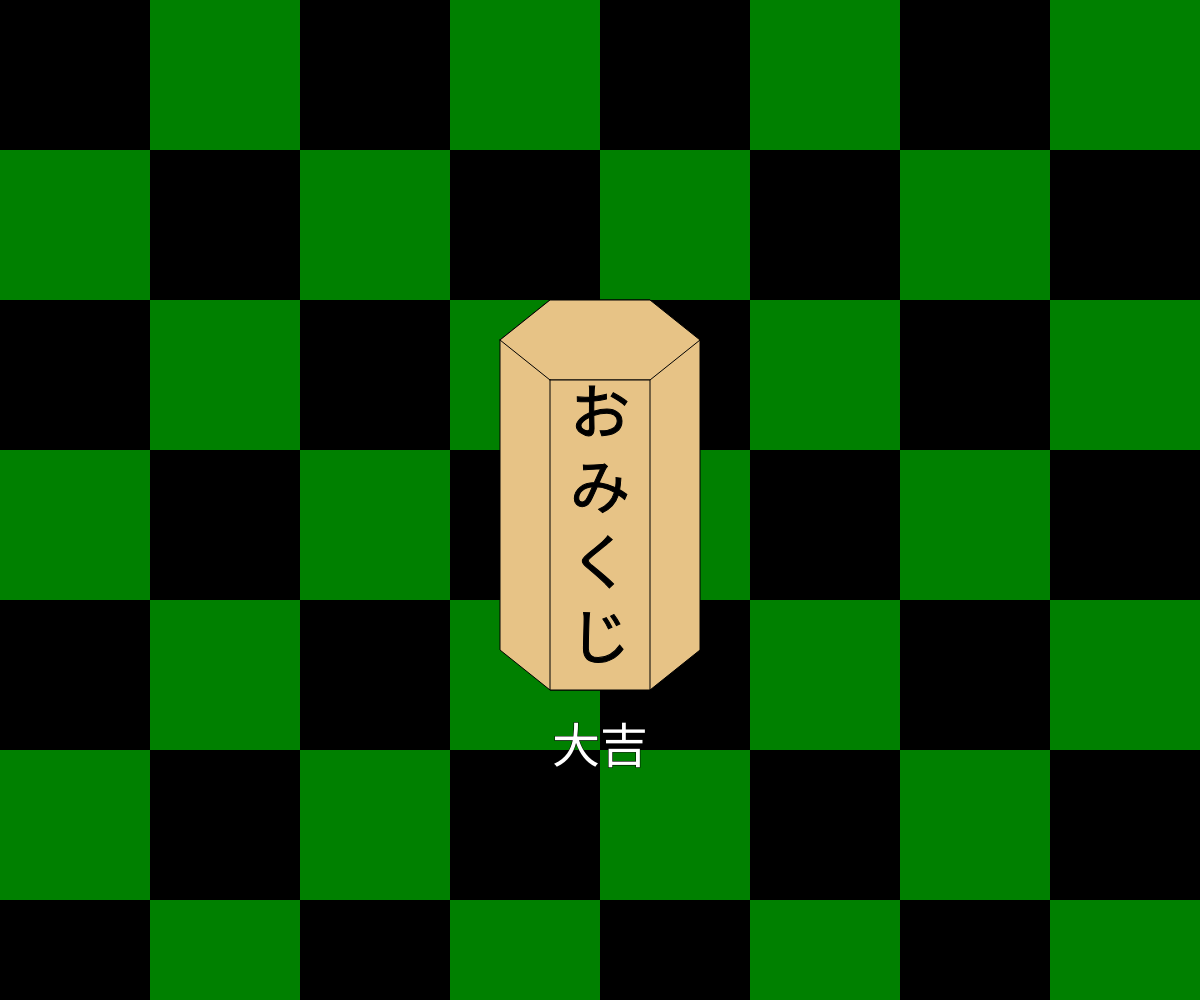
Frame 1 (no input)
Frame 60 (no input): identical to frame 1, image omitted
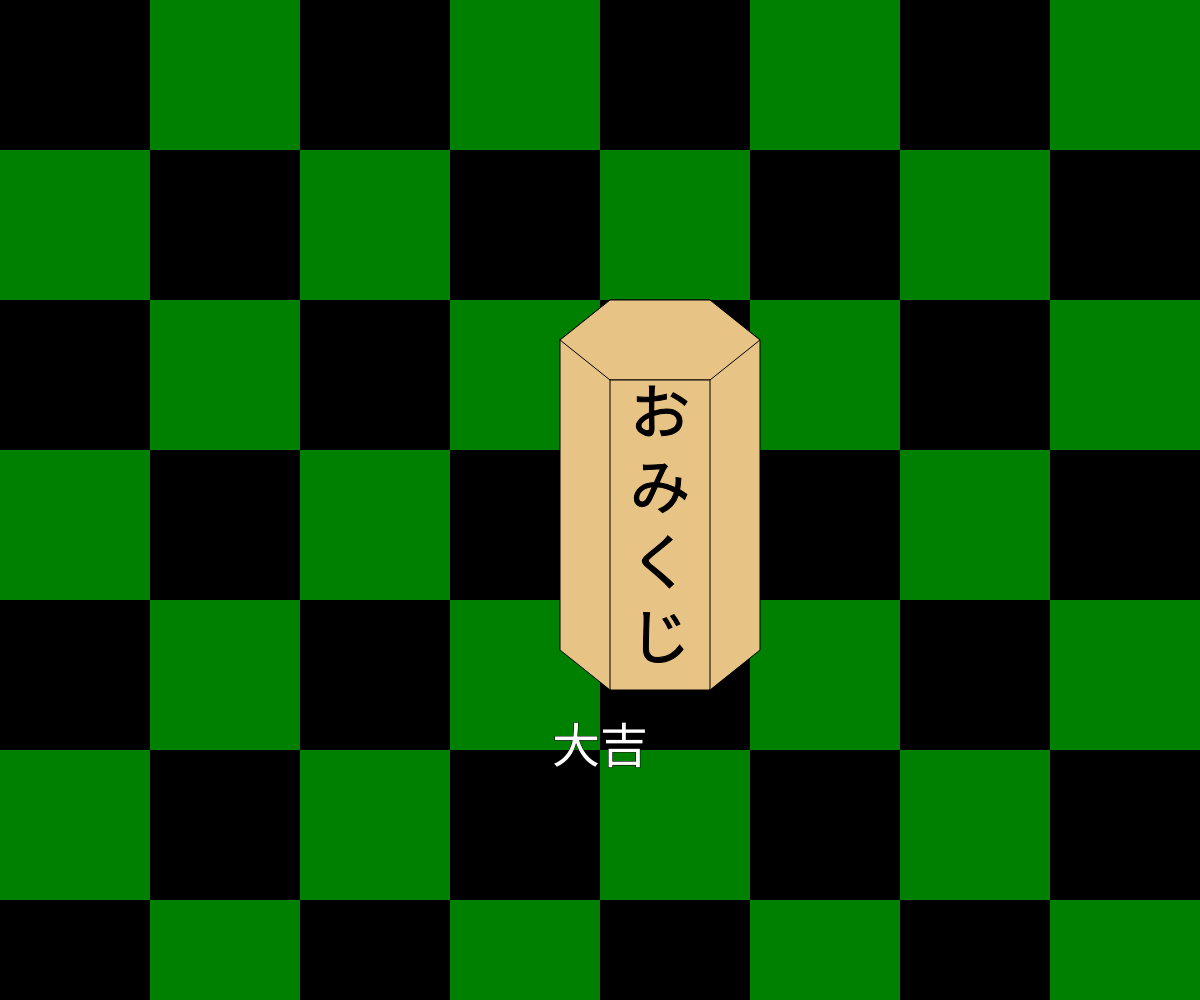
Frame 120 (the mouse pressed at the canvas centre since frame 60)

The p5.js sketch that drew these frames (run headless with seeded random() and noise() and a simulated clock; from frame 60 on, the mouse is pressed at the canvas centre):

// p5.js sketch
// ── sketch.js
const cycle = 60; // 1周期のフレーム数（定数）
let count = 0;
let vx = 0;
let o = 0;
const Omikuji = ["大吉", "吉", "中吉", "小吉", "凶", "大凶"];

function setup(){
  createCanvas(windowWidth, windowHeight); // キャンバスの大きさをウィンドウの大きさと同じにする
}

function windowResized(){ // ウィンドウがリサイズされるたびに呼び出される関数
  resizeCanvas(windowWidth, windowHeight); // キャンバスをリサイズする（createCanvasではないので注意）
}

// 市松模様の設定
function drawChecker(){
  const w = width / 8 //画面を8*8の64個にわけた市松模様
  for(let i=0; i<100; i++){
    for(let j=0; j<100; j++){
      if(i%2!=j%2){
        fill(0, 128, 0) //緑
      }else{
        fill(0)
      }
      rect(w*i, w*j, w, w);
   }
 }
}
function draw(){
  background(255); // 背景を白に設定
  noStroke(); // 枠線を描かない
  drawChecker(); // 市松模様の表示
  
  // おみくじの揺れの設定
  if(mouseIsPressed){
    count = (count + 3) % cycle;
    if (count < cycle / 2) {
      vx = cycle - count;
    }
    else {
      vx = count;
    }
  }

  // おみくじの設定
  stroke(0);
  fill(231, 195, 134)
  beginShape(); // 点つなぎを始める
  vertex(width / 2 - 50 + vx, height / 2 -200);
  vertex(width / 2 - 100 + vx, height / 2 - 160);
  vertex(width / 2 - 100 + vx, height / 2 + 150);
  vertex(width / 2 - 50 + vx, height / 2 + 190);
  vertex(width / 2 + 50 + vx, height / 2 + 190);
  vertex(width / 2 + 100 + vx, height / 2 + 150);
  vertex(width / 2 + 100 + vx, height / 2 - 160);
  vertex(width / 2 + 50 + vx, height / 2 - 200);
  endShape(CLOSE); // 点つなぎを終わる
  
  beginShape();
  vertex(width / 2 - 100 + vx, height / 2 - 160);
  vertex(width / 2 - 50 + vx, height / 2 - 120);
  vertex(width / 2 + 50 + vx, height / 2 - 120);
  vertex(width / 2 + 100 + vx, height / 2 - 160);
  vertex(width / 2 + 50 + vx, height / 2 - 200);
  vertex(width / 2 - 50 + vx, height / 2 -200);
  endShape(CLOSE); // 点つなぎを終わる
  
  beginShape();
  vertex(width / 2 - 50 + vx, height / 2 - 120);
  vertex(width / 2 - 50 + vx, height / 2 + 190);
  vertex(width / 2 + 50 + vx, height / 2 + 190);
  vertex(width / 2 + 50 + vx, height / 2 - 120);
  endShape(CLOSE); // 点つなぎを終わる
  
  fill(0);
  textSize(60);
  textAlign(CENTER, CENTER); // 文字の基準位置を中央に設定
  text("お\nみ\nく\nじ", width / 2 + vx, height / 2 + 30);

  fill(255);
  if(mouseIsPressed){
    o = (o + 1) % Omikuji.length;
  }
  textSize(48);
  text(Omikuji[o], width / 2, height / 2 + 250);
}
